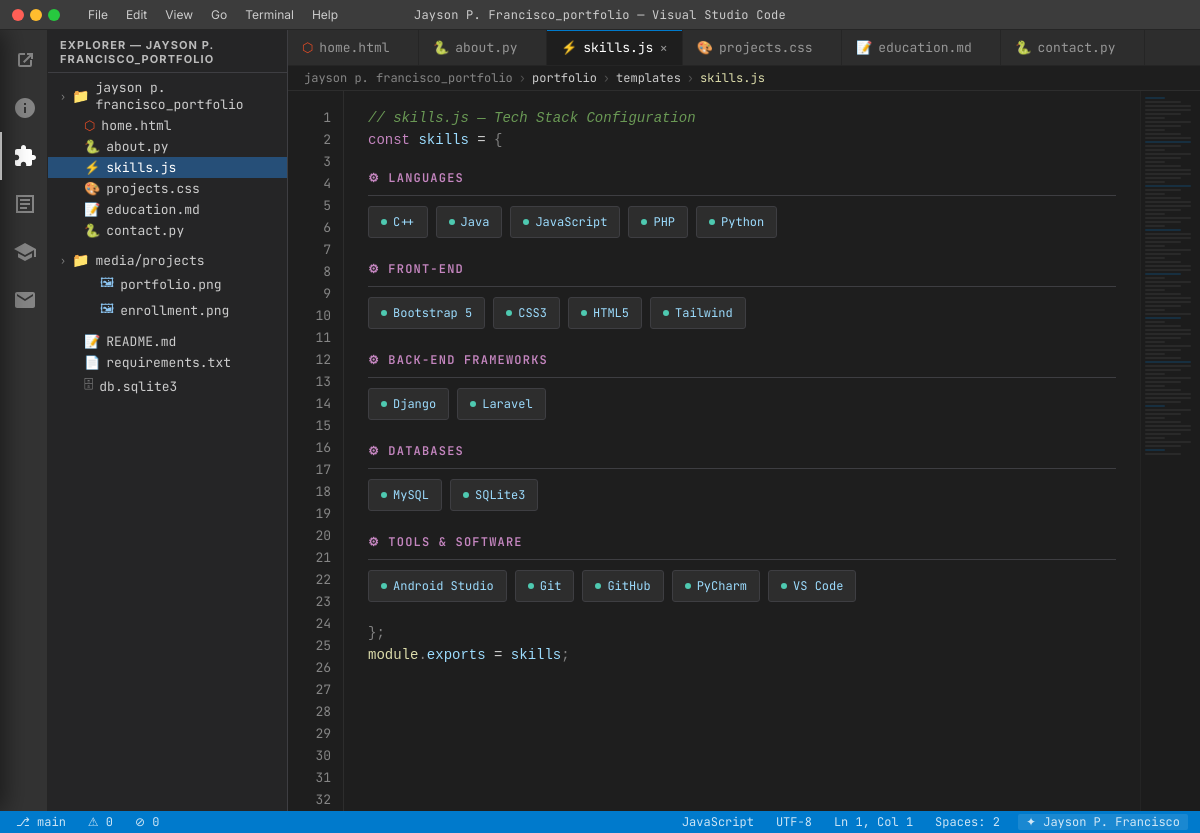
Screenshot of /skills/ with the database file from the repository.
### portfolio/models.py (models this page shows, shortened)
class Profile(models.Model):
    name = models.CharField(max_length=100)
    tagline = models.CharField(max_length=200)
    about = models.TextField()
    career_goals = models.TextField()
    email = models.EmailField()
    github = models.URLField(blank=True)
    linkedin = models.URLField(blank=True)
    facebook = models.URLField(blank=True)
    photo = models.ImageField(upload_to='profile/', blank=True, null=True)
    class Meta:
        verbose_name = 'Profile'

class Skill(models.Model):
    CATEGORY_CHOICES = [
        ('languages', 'Languages'),
        ('frontend', 'Front-End'),
        ('backend', 'Back-End Frameworks'),
        ('databases', 'Databases'),
        ('tools', 'Tools & Software'),
    ]
    name = models.CharField(max_length=100)
    category = models.CharField(max_length=20, choices=CATEGORY_CHOICES, default='languages')
    proficiency = models.IntegerField(default=80, help_text='Percentage 0-100')
    order = models.IntegerField(default=0)
    class Meta:
        ordering = ['order', 'name']

### portfolio/views.py (the view)
# urls.py: path('skills/',   views.skills,    name='skills'),
def skills(request):
    profile = get_profile()
    skills_by_category = {}
    for skill in Skill.objects.all():
        cat = skill.get_category_display()
        skills_by_category.setdefault(cat, []).append(skill)
    return render(request, 'portfolio/skills.html', {
        'profile': profile,
        'skills_by_category': skills_by_category,
    })

### portfolio/views.py (called while the page is built)
def get_profile():
    return Profile.objects.first()

### portfolio/templates/portfolio/skills.html (shortened to what this page needs)
{% extends 'portfolio/base.html' %}
{% block breadcrumb %}skills.js{% endblock %}
{% block sb_lang %}JavaScript{% endblock %}
{% block content %}
<code class="code-line"><span class="cm">// skills.js — Tech Stack Configuration</span></code>
<code class="code-line"><span class="kw">const</span> <span class="vr">skills</span> <span class="op">=</span> <span class="pun">{</span></code>
<div class="skills-section">
  {% for category, skill_list in skills_by_category.items %}
  <div class="skill-category">
    <div class="skill-cat-title">⚙ {{ category }}</div>
    <div class="skill-tags">
      {% for skill in skill_list %}
      <span class="skill-tag"><span class="skill-dot"></span>{{ skill.name }}</span>
      {% endfor %}
    </div>
  </div>
  {% empty %}
  <div class="cm" style="padding:16px">// No skills added yet — add them in the Admin panel.</div>
  {% endfor %}
</div>
<code class="code-line"><span class="pun">};</span></code>
<code class="code-line"><span class="fn">module</span><span class="pun">.</span><span class="vr">exports</span> <span class="op">=</span> <span class="vr">skills</span><span class="pun">;</span></code>
{% endblock %}

### portfolio/templates/portfolio/base.html (shortened to what this page needs)
{% load static %}
<!DOCTYPE html>
<html lang="en">
<head>
  <link rel="stylesheet" href="{% static 'portfolio/css/style.css' %}" />
</head>
<body>
<div class="titlebar">
  <div class="titlebar-dots">
    <div class="titlebar-dot red"></div>
    <div class="titlebar-dot yellow"></div>
    <div class="titlebar-dot green"></div>
  </div>
  <div class="titlebar-menu">
    <span class="titlebar-menu-item">File</span>
    <span class="titlebar-menu-item">Edit</span>
    <span class="titlebar-menu-item">View</span>
    <span class="titlebar-menu-item">Go</span>
    <span class="titlebar-menu-item">Terminal</span>
    <span class="titlebar-menu-item">Help</span>
  </div>
  <span class="titlebar-title">{% if profile %}{{ profile.name }}{% else %}jayson{% endif %}_portfolio — Visual Studio Code</span>
</div>
<div class="layout">
  <div class="actbar">
    <a href="{% url 'home' %}" class="actbar-icon {% if request.resolver_match.url_name == 'home' %}active{% endif %}" title="Home">
      <svg viewBox="0 0 24 24"><path d="M17 17H7V7h5V5H7a2 2 0 00-2 2v10a2 2 0 002 2h10a2 2 0 002-2v-5h-2v5z"/><path d="M14 5v2h2.59L10 13.59l1.41 1.41L18 8.41V11h2V5h-6z"/></svg>
    </a>
    <a href="{% url 'about' %}" class="actbar-icon {% if request.resolver_match.url_name == 'about' %}active{% endif %}" title="About">
      <svg viewBox="0 0 24 24"><path d="M12 2C6.48 2 2 6.48 2 12s4.48 10 10 10 10-4.48 10-10S17.52 2 12 2zm1 15h-2v-6h2v6zm0-8h-2V7h2v2z"/></svg>
    </a>
    <a href="{% url 'skills' %}" class="actbar-icon {% if request.resolver_match.url_name == 'skills' %}active{% endif %}" title="Skills">
    </a>
    <a href="{% url 'projects' %}" class="actbar-icon {% if request.resolver_match.url_name == 'projects' %}active{% endif %}" title="Projects">
      <svg viewBox="0 0 24 24"><path d="M3 3h18v18H3V3zm16 16V5H5v14h14zM7 7h10v2H7V7zm0 4h10v2H7v-2zm0 4h7v2H7v-2z"/></svg>
    </a>
    <a href="{% url 'education' %}" class="actbar-icon {% if request.resolver_match.url_name == 'education' %}active{% endif %}" title="Education">
      <svg viewBox="0 0 24 24"><path d="M5 13.18v4L12 21l7-3.82v-4L12 17l-7-3.82zM12 3L1 9l11 6 9-4.91V17h2V9L12 3z"/></svg>
    </a>
    <a href="{% url 'contact' %}" class="actbar-icon {% if request.resolver_match.url_name == 'contact' %}active{% endif %}" title="Contact">
      <svg viewBox="0 0 24 24"><path d="M20 4H4c-1.1 0-2 .9-2 2v12c0 1.1.9 2 2 2h16c1.1 0 2-.9 2-2V6c0-1.1-.9-2-2-2zm0 4l-8 5-8-5V6l8 5 8-5v2z"/></svg>
    </a>
  </div>
  <div class="sidebar">
    <div class="sidebar-header">Explorer — {% if profile %}{{ profile.name|lower }}{% else %}jayson{% endif %}_portfolio</div>
    <div class="sidebar-tree">
      <div class="tree-folder open">
        <span class="chevron">›</span><span class="tree-folder-icon">📁</span>
        <span>{% if profile %}{{ profile.name|lower }}{% else %}jayson{% endif %}_portfolio</span>
      </div>
      <a href="{% url 'home' %}" class="tree-file {% if request.resolver_match.url_name == 'home' %}active{% endif %}">
        <span class="file-icon html-icon">⬡</span><span>home.html</span>
      </a>
      <a href="{% url 'about' %}" class="tree-file {% if request.resolver_match.url_name == 'about' %}active{% endif %}">
        <span class="file-icon py-icon">🐍</span><span>about.py</span>
      </a>
      <a href="{% url 'skills' %}" class="tree-file {% if request.resolver_match.url_name == 'skills' %}active{% endif %}">
        <span class="file-icon js-icon">⚡</span><span>skills.js</span>
      </a>
      <a href="{% url 'projects' %}" class="tree-file {% if request.resolver_match.url_name == 'projects' %}active{% endif %}">
        <span class="file-icon css-icon">🎨</span><span>projects.css</span>
      </a>
      <a href="{% url 'education' %}" class="tree-file {% if request.resolver_match.url_name == 'education' %}active{% endif %}">
        <span class="file-icon md-icon">📝</span><span>education.md</span>
      </a>
      <a href="{% url 'contact' %}" class="tree-file {% if request.resolver_match.url_name == 'contact' %}active{% endif %}">
        <span class="file-icon py-icon">🐍</span><span>contact.py</span>
      </a>
      <div class="tree-folder open" style="margin-top:8px">
        <span class="chevron">›</span><span class="tree-folder-icon">📁</span><span>media/projects</span>
      </div>
      <div class="tree-file" style="padding-left:52px">
        <span class="file-icon" style="color:#8bc4f0">🖼</span><span>portfolio.png</span>
      </div>
      <div class="tree-file" style="padding-left:52px">
        <span class="file-icon" style="color:#8bc4f0">🖼</span><span>enrollment.png</span>
      </div>
      <div class="tree-file" style="margin-top:8px">
        <span class="file-icon md-icon">📝</span><span>README.md</span>
      </div>
      <div class="tree-file">
        <span class="file-icon" style="color:#6bcb77">📄</span><span>requirements.txt</span>
      </div>
      <div class="tree-file">
        <span class="file-icon" style="color:#999">🗄</span><span>db.sqlite3</span>
      </div>
    </div>
  </div>
  <div class="main">
    <div class="tabbar">
      <a href="{% url 'home' %}" class="tab {% if request.resolver_match.url_name == 'home' %}active{% endif %}">
        <span class="html-icon">⬡</span> home.html <span class="tab-close">×</span>
      </a>
      <a href="{% url 'about' %}" class="tab {% if request.resolver_match.url_name == 'about' %}active{% endif %}">
        <span class="py-icon">🐍</span> about.py <span class="tab-close">×</span>
      </a>
      <a href="{% url 'skills' %}" class="tab {% if request.resolver_match.url_name == 'skills' %}active{% endif %}">
        <span class="js-icon">⚡</span> skills.js <span class="tab-close">×</span>
      </a>
      <a href="{% url 'projects' %}" class="tab {% if request.resolver_match.url_name == 'projects' %}active{% endif %}">
        <span class="css-icon">🎨</span> projects.css <span class="tab-close">×</span>
      </a>
      <a href="{% url 'education' %}" class="tab {% if request.resolver_match.url_name == 'education' %}active{% endif %}">
        <span class="md-icon">📝</span> education.md <span class="tab-close">×</span>
      </a>
      <a href="{% url 'contact' %}" class="tab {% if request.resolver_match.url_name == 'contact' %}active{% endif %}">
        <span class="py-icon">🐍</span> contact.py <span class="tab-close">×</span>
      </a>
    </div>
    <div class="breadcrumbs">
      <span>{% if profile %}{{ profile.name|lower }}{% else %}jayson{% endif %}_portfolio</span>
      <span class="breadcrumb-sep">›</span><span class="breadcrumb-item">portfolio</span>
      <span class="breadcrumb-sep">›</span><span class="breadcrumb-item">templates</span>
      <span class="breadcrumb-sep">›</span>
      <span class="breadcrumb-item active">{% block breadcrumb %}home.html{% endblock %}</span>
    </div>
    <div class="editor" id="editorPane">
      <div class="line-numbers" id="lineNumbers"></div>
      <div class="code-content" id="codeContent">
        {% block content %}{% endblock %}
      </div>
      <div class="minimap"><div class="minimap-lines" id="minimapLines"></div></div>
    </div>
  </div>
</div>
<div class="statusbar">
  <div class="statusbar-left">
    <span class="statusbar-item branch">main</span>
    <span class="statusbar-item sb-hide-xs">⚠ 0</span>
    <span class="statusbar-item sb-hide-xs">⊘ 0</span>
  </div>
  <div class="statusbar-right">
    <span class="statusbar-item sb-hide-sm">{% block sb_lang %}HTML{% endblock %}</span>
    <span class="statusbar-item sb-hide-sm">UTF-8</span>
    <span class="statusbar-item sb-hide-xs" id="sbLn">Ln 1, Col 1</span>
    <span class="statusbar-item sb-hide-sm">Spaces: 2</span>
    <span class="statusbar-item sb-brand">✦ {% if profile %}{{ profile.name }}{% else %}Portfolio{% endif %}</span>
  </div>
</div>
</body>
</html>

### rows the page displays
Profile: name "Jayson P. Francisco", name "JAYSON P. FRANCISCO", name "jayson p. francisco"
Skill: category "LANGUAGES", name "C++"
Skill: name "Java"
Skill: name "JavaScript"
Skill: name "PHP"
Skill: name "Python"
Skill: category "FRONT-END", name "Bootstrap 5"
Skill: name "CSS3"
Skill: name "HTML5"
Skill: name "Tailwind"
Skill: category "BACK-END FRAMEWORKS", name "Django"
Skill: name "Laravel"
Skill: category "DATABASES", name "MySQL"
Skill: name "SQLite3"
Skill: category "TOOLS & SOFTWARE", name "Android Studio"
Skill: name "Git"
Skill: name "GitHub"
Skill: name "PyCharm"
Skill: name "VS Code"
